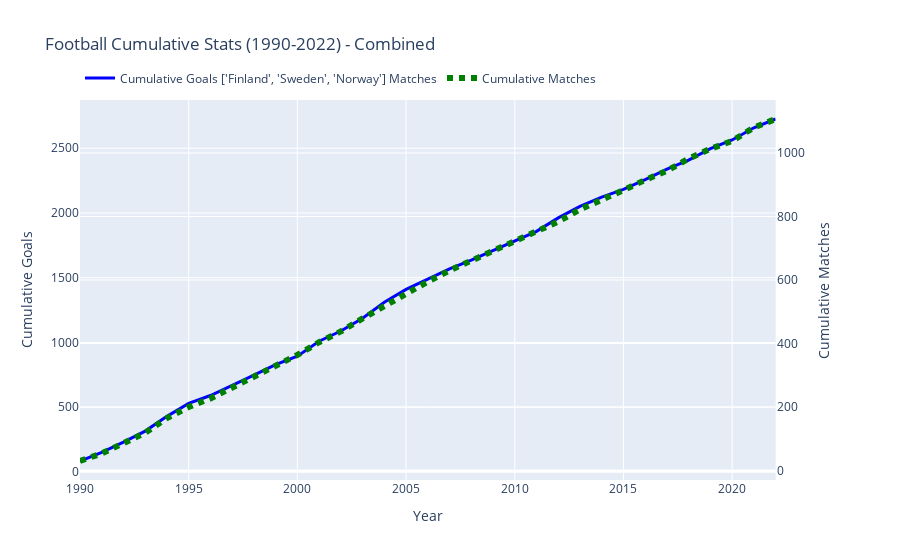
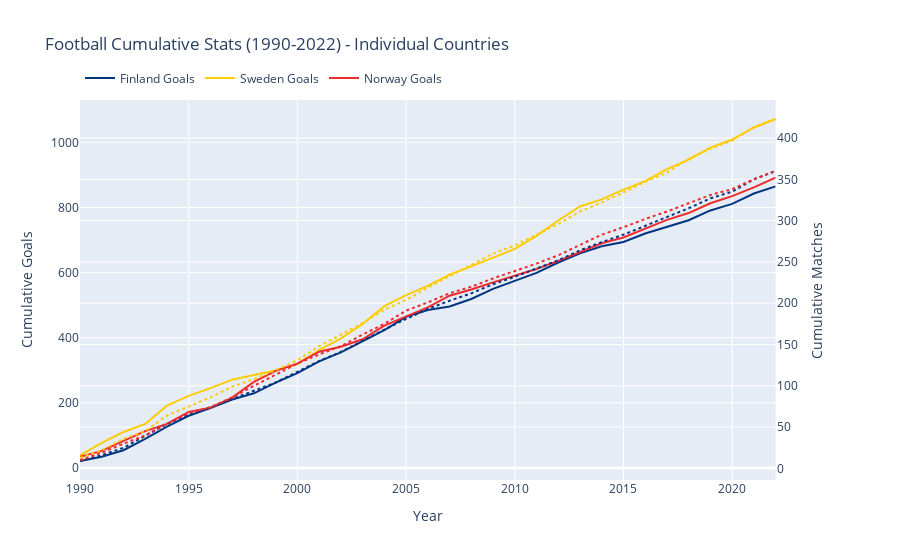

Notebook source saved alongside these figures, in order:
### Markdown cell above
<h1 style="line-height:3rem;">3. Time or Year against the Cumulative match and goals by countries </h1>

### Code cell
def plot_yearly_cumulative_stats(df, countries=None, start_year=1940, end_year=2024, individual=False):
    """
    Creates line graph with cumulative goals and matches by year
    
    Args:
        df: DataFrame with match data
        countries: List of countries to filter (None for all)
        start_year: First year to include
        end_year: Last year to include
        individual: Show separate lines for each country (default False)
    
    Returns:
        Plotly figure object
    """
    # Filter and process data
    df = df.copy()
    df['Year'] = pd.to_datetime(df['Date']).dt.year
    df = df[(df['Year'] >= start_year) & (df['Year'] <= end_year)].copy()

    # Filter by countries if specified
    if countries:
        mask = df['Home_team'].isin(countries) | df['Away_team'].isin(countries)
        df = df[mask].copy()

        # Add country column for individual tracing
        if individual:
            df['Team'] = df.apply(lambda x: x['Home_team'] if x['Home_team'] in countries else x['Away_team'], axis=1)

    # Sort by year after filtering
    df = df.sort_values('Year')

    # Create figure with secondary y-axis
    fig = make_subplots(specs=[[{"secondary_y": True}]])

    if individual and countries:
        # Individual country traces with custom colors
        for country in countries:
            country_df = df[(df['Home_team'] == country) | (df['Away_team'] == country)].copy()
            yearly_stats = country_df.groupby('Year').agg(
                Yearly_Home_Goals=('home_score', 'sum'),
                Yearly_Away_Goals=('away_score', 'sum'),
                Yearly_Matches=('Home_team', 'count')
            ).reset_index()

            yearly_stats['Yearly_Goals'] = yearly_stats['Yearly_Home_Goals'] + yearly_stats['Yearly_Away_Goals']
            yearly_stats[['Cumulative_Goals', 'Cumulative_Matches']] = yearly_stats[['Yearly_Goals', 'Yearly_Matches']].cumsum()

            country_color = get_country_color(country)
            
            # Goals trace
            fig.add_trace(
                go.Scatter(
                    x=yearly_stats['Year'],
                    y=yearly_stats['Cumulative_Goals'],
                    name=f'{country} Goals',
                    line=dict(color=country_color, width=2),
                    hovertemplate=f"{country}<br>Year: %{{x}}<br>Goals: %{{y:,}}<extra></extra>",
                    legendgroup=country
                ),
                secondary_y=False
            )
            
            # Matches trace (dotted line with same color)
            fig.add_trace(
                go.Scatter(
                    x=yearly_stats['Year'],
                    y=yearly_stats['Cumulative_Matches'],
                    name=f'{country} Matches',
                    line=dict(color=country_color, width=2, dash='dot'),
                    hovertemplate=f"{country}<br>Year: %{{x}}<br>Matches: %{{y:,}}<extra></extra>",
                    legendgroup=country,
                    showlegend=False
                ),
                secondary_y=True
            )
    else:
        # Combined statistics
        yearly_stats = df.groupby('Year').agg(
            Yearly_Home_Goals=('home_score', 'sum'),
            Yearly_Away_Goals=('away_score', 'sum'),
            Yearly_Matches=('Home_team', 'count')
        ).reset_index()

        yearly_stats['Yearly_Goals'] = yearly_stats['Yearly_Home_Goals'] + yearly_stats['Yearly_Away_Goals']
        yearly_stats[['Cumulative_Goals', 'Cumulative_Matches']] = yearly_stats[['Yearly_Goals', 'Yearly_Matches']].cumsum()

        # Combined goals line (using default blue)
        fig.add_trace(
            go.Scatter(
                x=yearly_stats['Year'],
                y=yearly_stats['Cumulative_Goals'],
                name=f'Cumulative Goals {countries} Matches',
                line=dict(color='blue', width=3),
                hovertemplate="Year: %{x}<br>Goals: %{y:,}<extra></extra>"
            ),
            secondary_y=False
        )

        # Combined matches line (using default green)
        fig.add_trace(
            go.Scatter(
                x=yearly_stats['Year'],
                y=yearly_stats['Cumulative_Matches'],
                name='Cumulative Matches',
                line=dict(color='green', width=6, dash='dot'),
                hovertemplate="Year: %{x}<br>Matches: %{y:,}<extra></extra>"
            ),
            secondary_y=True
        )

    # Layout
    title = f'Football Cumulative Stats ({start_year}-{end_year})'
    if countries:
        title += f' - {"Individual Countries" if individual else "Combined"}'

    fig.update_layout(
        title=title,
        xaxis_title='Year',
        hovermode='x unified',
        height=600,
        legend=dict(orientation="h", yanchor="bottom", y=1.02)
    )

    # Y-axis titles
    fig.update_yaxes(
        title_text="Cumulative Goals",
        secondary_y=False
    )
    fig.update_yaxes(
        title_text="Cumulative Matches",
        secondary_y=True
    )

    return fig

# Example Usage
df = pd.read_csv("Datasets/Sports_Football_1872_2025.csv")

# Example 1: Combined view for Nordic countries
fig1 = plot_yearly_cumulative_stats(df,
                                  countries=['Finland', 'Sweden', 'Norway'],
                                  start_year=1990,
                                  end_year=2022,
                                  individual=False)
fig1.show()

# Example 2: Individual traces for Nordic countries
fig2 = plot_yearly_cumulative_stats(df,
                                  countries=['Finland', 'Sweden', 'Norway'],
                                  start_year=1990,
                                  end_year=2022,
                                  individual=True)
fig2.show()

### Figure 1 — Plotly figure (JSON) as saved in the notebook; plotly's stock layout.template omitted (floating-point values rounded to 4 significant figures)
{"data": [{"hovertemplate": "Year: %{x}<br>Goals: %{y:,}<extra></extra>", "line": {"color": "blue", "width": 3}, "name": "Cumulative Goals ['Finland', 'Sweden', 'Norway'] Matches", "type": "scatter", "x": [1990, 1991, 1992, 1993, 1994, 1995, 1996, 1997, 1998, 1999, 2000, 2001, 2002, 2003, 2004, 2005, 2006, 2007, 2008, 2009, 2010, 2011, 2012, 2013, 2014, 2015, 2016, 2017, 2018, 2019, 2020, 2021, 2022], "xaxis": "x", "y": [84, 151, 230, 315, 429, 529, 590, 667, 748, 829, 894, 1009, 1088, 1187, 1311, 1410, 1486, 1568, 1635, 1709, 1781, 1858, 1962, 2051, 2122, 2182, 2257, 2339, 2409, 2497, 2564, 2658, 2726], "yaxis": "y"}, {"hovertemplate": "Year: %{x}<br>Matches: %{y:,}<extra></extra>", "line": {"color": "green", "dash": "dot", "width": 6}, "name": "Cumulative Matches", "type": "scatter", "x": [1990, 1991, 1992, 1993, 1994, 1995, 1996, 1997, 1998, 1999, 2000, 2001, 2002, 2003, 2004, 2005, 2006, 2007, 2008, 2009, 2010, 2011, 2012, 2013, 2014, 2015, 2016, 2017, 2018, 2019, 2020, 2021, 2022], "xaxis": "x", "y": [30, 54, 86, 119, 165, 200, 227, 260, 293, 327, 364, 404, 438, 479, 519, 559, 595, 630, 661, 693, 721, 751, 784, 822, 855, 883, 915, 944, 982, 1013, 1038, 1080, 1107], "yaxis": "y2"}], "layout": {"autosize": true, "hovermode": "x unified", "legend": {"orientation": "h", "x": 0, "y": 1.02, "yanchor": "bottom"}, "title": {"text": "Football Cumulative Stats (1990-2022) - Combined"}, "xaxis": {"anchor": "y", "autorange": true, "domain": [0, 0.94], "range": [1990, 2022], "title": {"text": "Year"}, "type": "linear"}, "yaxis": {"anchor": "x", "autorange": true, "domain": [0, 1], "range": [-62.78, 2873.0], "title": {"text": "Cumulative Goals"}, "type": "linear"}, "yaxis2": {"anchor": "x", "autorange": true, "overlaying": "y", "range": [-29.83, 1167.0], "side": "right", "title": {"text": "Cumulative Matches"}, "type": "linear"}}}

### Figure 2 — Plotly figure (JSON) as saved in the notebook; plotly's stock layout.template omitted (floating-point values rounded to 4 significant figures)
{"data": [{"hovertemplate": "Finland<br>Year: %{x}<br>Goals: %{y:,}<extra></extra>", "legendgroup": "Finland", "line": {"color": "#003580", "width": 2}, "name": "Finland Goals", "type": "scatter", "x": [1990, 1991, 1992, 1993, 1994, 1995, 1996, 1997, 1998, 1999, 2000, 2001, 2002, 2003, 2004, 2005, 2006, 2007, 2008, 2009, 2010, 2011, 2012, 2013, 2014, 2015, 2016, 2017, 2018, 2019, 2020, 2021, 2022], "xaxis": "x", "y": [21, 34, 54, 89, 127, 160, 184, 210, 229, 262, 291, 327, 355, 389, 423, 464, 485, 496, 519, 550, 574, 599, 631, 659, 681, 694, 720, 741, 761, 791, 811, 843, 865], "yaxis": "y"}, {"hovertemplate": "Finland<br>Year: %{x}<br>Matches: %{y:,}<extra></extra>", "legendgroup": "Finland", "line": {"color": "#003580", "dash": "dot", "width": 2}, "name": "Finland Matches", "showlegend": false, "type": "scatter", "x": [1990, 1991, 1992, 1993, 1994, 1995, 1996, 1997, 1998, 1999, 2000, 2001, 2002, 2003, 2004, 2005, 2006, 2007, 2008, 2009, 2010, 2011, 2012, 2013, 2014, 2015, 2016, 2017, 2018, 2019, 2020, 2021, 2022], "xaxis": "x", "y": [9, 16, 25, 40, 54, 65, 74, 84, 94, 104, 117, 130, 141, 155, 168, 181, 193, 203, 212, 223, 232, 242, 252, 264, 274, 283, 294, 304, 315, 327, 335, 350, 360], "yaxis": "y2"}, {"hovertemplate": "Sweden<br>Year: %{x}<br>Goals: %{y:,}<extra></extra>", "legendgroup": "Sweden", "line": {"color": "#FECC02", "width": 2}, "name": "Sweden Goals", "type": "scatter", "x": [1990, 1991, 1992, 1993, 1994, 1995, 1996, 1997, 1998, 1999, 2000, 2001, 2002, 2003, 2004, 2005, 2006, 2007, 2008, 2009, 2010, 2011, 2012, 2013, 2014, 2015, 2016, 2017, 2018, 2019, 2020, 2021, 2022], "xaxis": "x", "y": [38, 77, 110, 135, 191, 221, 245, 271, 285, 299, 319, 362, 398, 442, 497, 531, 559, 594, 619, 646, 673, 713, 760, 803, 825, 855, 881, 918, 947, 984, 1009, 1046, 1072], "yaxis": "y"}, {"hovertemplate": "Sweden<br>Year: %{x}<br>Matches: %{y:,}<extra></extra>", "legendgroup": "Sweden", "line": {"color": "#FECC02", "dash": "dot", "width": 2}, "name": "Sweden Matches", "showlegend": false, "type": "scatter", "x": [1990, 1991, 1992, 1993, 1994, 1995, 1996, 1997, 1998, 1999, 2000, 2001, 2002, 2003, 2004, 2005, 2006, 2007, 2008, 2009, 2010, 2011, 2012, 2013, 2014, 2015, 2016, 2017, 2018, 2019, 2020, 2021, 2022], "xaxis": "x", "y": [13, 22, 36, 45, 64, 75, 86, 99, 108, 119, 131, 148, 162, 176, 192, 204, 219, 233, 247, 260, 270, 283, 296, 311, 322, 334, 347, 358, 375, 387, 397, 413, 423], "yaxis": "y2"}, {"hovertemplate": "Norway<br>Year: %{x}<br>Goals: %{y:,}<extra></extra>", "legendgroup": "Norway", "line": {"color": "#EF2B2D", "width": 2}, "name": "Norway Goals", "type": "scatter", "x": [1990, 1991, 1992, 1993, 1994, 1995, 1996, 1997, 1998, 1999, 2000, 2001, 2002, 2003, 2004, 2005, 2006, 2007, 2008, 2009, 2010, 2011, 2012, 2013, 2014, 2015, 2016, 2017, 2018, 2019, 2020, 2021, 2022], "xaxis": "x", "y": [34, 52, 83, 113, 135, 172, 185, 216, 264, 298, 320, 357, 372, 395, 437, 466, 493, 529, 548, 570, 591, 611, 636, 663, 690, 708, 736, 762, 783, 813, 835, 862, 892], "yaxis": "y"}, {"hovertemplate": "Norway<br>Year: %{x}<br>Matches: %{y:,}<extra></extra>", "legendgroup": "Norway", "line": {"color": "#EF2B2D", "dash": "dot", "width": 2}, "name": "Norway Matches", "showlegend": false, "type": "scatter", "x": [1990, 1991, 1992, 1993, 1994, 1995, 1996, 1997, 1998, 1999, 2000, 2001, 2002, 2003, 2004, 2005, 2006, 2007, 2008, 2009, 2010, 2011, 2012, 2013, 2014, 2015, 2016, 2017, 2018, 2019, 2020, 2021, 2022], "xaxis": "x", "y": [10, 19, 30, 40, 54, 67, 74, 86, 100, 113, 127, 138, 148, 162, 175, 191, 201, 212, 220, 230, 239, 248, 258, 271, 283, 292, 302, 311, 321, 331, 338, 350, 360], "yaxis": "y2"}], "layout": {"autosize": true, "hovermode": "x unified", "legend": {"orientation": "h", "x": 0, "y": 1.02, "yanchor": "bottom"}, "title": {"text": "Football Cumulative Stats (1990-2022) - Individual Countries"}, "xaxis": {"anchor": "y", "autorange": true, "domain": [0, 0.94], "range": [1990, 2022], "title": {"text": "Year"}, "type": "linear"}, "yaxis": {"anchor": "x", "autorange": true, "domain": [0, 1], "range": [-37.39, 1130.0], "title": {"text": "Cumulative Goals"}, "type": "linear"}, "yaxis2": {"anchor": "x", "autorange": true, "overlaying": "y", "range": [-14, 446], "side": "right", "title": {"text": "Cumulative Matches"}, "type": "linear"}}}
